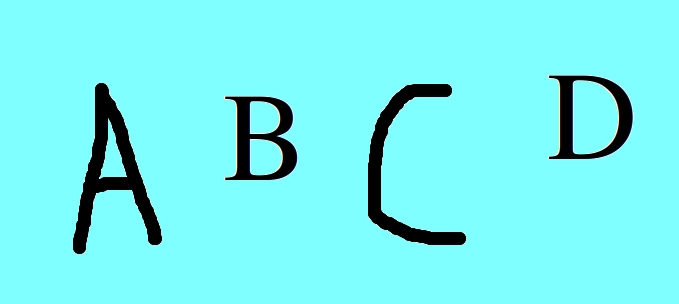
#> input picture abcd.png, 679 x 304 px, given in place of image copy 7.png, which was not available
$ jupyter execute --allow-errors Air_writing+recognition.ipynb   (text cells are left out)
#> lines starting #> are read from the running program, lines starting #| are printed output that depends on the picture; after the words box and inside, x2 and y2 are one past the last pixel; in counts of white or black regions, pixels touching at a corner belong together; pictures that were not available may be replaced by others from this repository, and a replacement may not be noted
[cell 1]
#Author : Navneet Kumar
#Co-Author: Ayush jain

[cell 2]
import cv2
import mediapipe as mp
import time
import numpy as np
import matplotlib.pyplot as plt

[cell 3]
import math
# [68 lines left out: functions closed_fingers, finger_close_dist, closed_fingers_v2, up_fingers, ispointing, not called in this run]

[cell 4]
class writer:
    # [25 lines left out: functions __init__, calibrate, on_canvas, not called in this run]

    def write(self,point):
        if(self.on_canvas(point)):
            self.points.append(point)
        # if len(self.points)>1:
            # cv2.line(self.img,self.points[-2],self.points[-1],(255,0,0),5)
    # [20 lines left out: functions writeV2, writeV3, not called in this run]

    def clear(self):
        self.points.clear()
    # [4 lines of commented-out code are left out]
    # [27 lines left out: functions draw, draw2, range_points, not called in this run]

[cell 5]
class Mypoint:
    # [4 lines left out: function __init__, not called in this run]

[cell 6]
# [4 lines left out: function Draw, not called in this run]

[cell 7]
#a 10 length numpy array
pointer_table=np.zeros(10,dtype=bool)

[cell 8]
import cv2
import threading

class VideoCaptureThreading:
    # [6 lines left out: function __init__, not called in this run]

    def set(self, var1, var2):
        self.cap.set(var1, var2)

    # [21 lines left out: functions start, update, read, not called in this run]

    def stop(self):
        self.started = False
        self.thread.join()

    def __exit__(self, exec_type, exc_value, traceback):
        self.cap.release()

[cell 9]
# load the model tensorflow\
from tensorflow.keras.models import load_model
#> (the rest of this cell did not finish here and is left out)

#> (a cell that did not finish here is left out)

[cell 11]
# [6 lines left out: function preprocess_image, not called in this run]

[cell 12]
import threading
import time
cap = cv2.VideoCapture(0)
# cap = VideoCaptureThreading(0)
# cap.start()

CALIZ=-0.0
THRES=0.03
DIR='uni1'
WRITETHRES=1000000
NUM_TRACK_FRAMES=5

mpHands = mp.solutions.hands
#> (the rest of this cell did not finish here and is left out)

#> (a cell that did not finish here is left out)

[cell 14]
# def preprocess_image(img):

#     #display the image
#     # plt.imshow(img.squeeze(), cmap='gray')
#     # plt.show()
#     img = cv2.resize(img, (28, 28))
#     img = cv2.cvtColor(img, cv2.COLOR_BGR2GRAY)

#     img = cv2.GaussianBlur(img, (5,5), 0)
#     # img = cv2.GaussianBlur(img, (3,3), 0)

#     img = img.reshape(1, 28, 28, 1)
#     # plt.imshow(img.squeeze(), cmap='gray')
#     # plt.show()
#     return img

# import matplotlib.pyplot as plt

# [23 lines left out: function preprocess_image, not called in this run]

[cell 15]
image_for_Segmentation = np.zeros((480, 640, 3), dtype=np.uint8)
# all writers draw on this image
#> (the rest of this cell did not finish here and is left out)

#> (a cell that did not finish here is left out)

[cell 17]
import matplotlib.pyplot as plt
# make images for points in each writer as separate images in subplots
# fig size 10,10
#> (the rest of this cell did not finish here and is left out)

[cell 18]
import numpy as np
import cv2
import matplotlib.pyplot as plt
# clear the segmented images folder
import os
import shutil
shutil.rmtree('segmented_images', ignore_errors=True)
os.makedirs('segmented_images')

# Load the image, convert it to grayscale, and blur it to remove noise
image = image_for_Segmentation

# negate the image
image = cv2.bitwise_not(image)
# show the image on plt

plt.imshow(cv2.cvtColor(image,cv2.COLOR_BGR2RGB))
plt.axis('off')
plt.show()
gray = cv2.cvtColor(image, cv2.COLOR_BGR2GRAY)

gray = cv2.GaussianBlur(gray, (7, 7), 0)

# Threshold the image
ret, thresh = cv2.threshold(gray, 200, 255, cv2.THRESH_BINARY_INV)

# Dilate the white portions
dilate = cv2.dilate(thresh, None, iterations=2)
# show the image on plt
plt.imshow(dilate, cmap='gray')

plt.show()
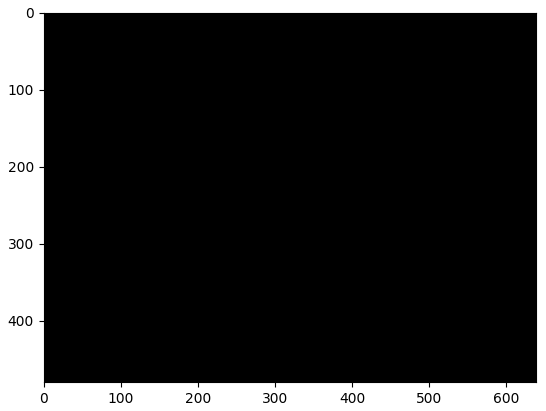
#> figure drawn by matplotlib, 1 panel


# Find contours in the image
contours, _ = cv2.findContours(dilate.copy(), cv2.RETR_EXTERNAL, cv2.CHAIN_APPROX_SIMPLE)

orig = image.copy()
i = 0

for cnt in contours:
    # Check the area of contour; if it is very small, ignore it
    if cv2.contourArea(cnt) <3000 or cv2.contourArea(cnt) > 0.9 * image.shape[0] * image.shape[1]:
        continue

    # Filtered contours are detected
    x, y, w, h = cv2.boundingRect(cnt)

    # Taking ROI of the contour
    roi = image[y-10:y+h+10, x-10:x+w+10]


    # Mark them on the image if you want
    cv2.rectangle(orig, (x, y), (x+w, y+h), (0, 255, 0), 2)

    # Save your contours or characters to segmented_images folder
    cv2.imwrite('segmented_images/' + str(i) + '.png', cv2.bitwise_not(roi))
    i += 1

# Convert the BGR image to RGB before displaying
orig_rgb = cv2.cvtColor(orig, cv2.COLOR_BGR2RGB)
num_contours = i
print("Number of contours detected: " + str(num_contours))
# Display the image with the detected contours using pyplot
plt.axis('off')
plt.imshow(orig_rgb)
plt.show()

[cell 19]
from tensorflow.keras.models import load_model
#> (the rest of this cell did not finish here and is left out)

[cell 20]
# [18 lines left out: function preprocess_image, not called in this run]

[cell 21]
folder_path = 'segmented_images/'

for imag in range(num_contours):
    img = cv2.imread(folder_path + str(imag) + '.png', cv2.IMREAD_GRAYSCALE)
    img = preprocess_image(img)
    pred = model.predict([img])
    print("Predicted: " + str(pred.argmax()))
    plt.imshow(img.reshape(28, 28), cmap='gray')
    plt.show()
    print("\n\n")

[cell 22]
import cv2
import numpy as np
import matplotlib.pyplot as plt
def detect_enclosed_areas(image_path):
    # Load the image in grayscale
#> called with image_path = 'images\\image copy 7.png'
    image = cv2.imread(image_path, cv2.IMREAD_GRAYSCALE)
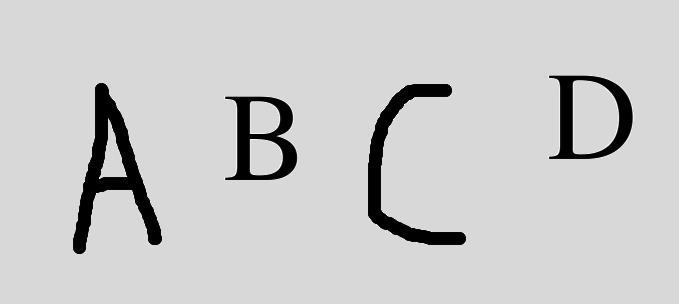
#> image: shape (304, 679); min 0, max 253, mean 202.3
    plt.axis('off')
    # Display the image with contours
    plt.imshow(image, cmap='gray')
    plt.show()
    if image is None:
        print("Image not found")
        return

    # Apply Gaussian blur to reduce noise
    blurred = cv2.GaussianBlur(image, (5, 5), 0)

    # Edge detection using Canny
    edges = cv2.Canny(blurred, 50, 150)
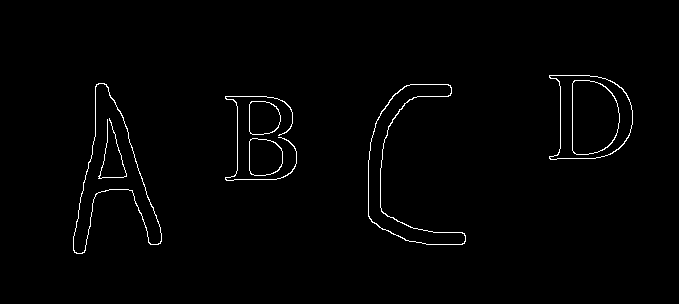
#> edges: shape (304, 679); 1.2% white in thin lines or dots, all inside (x1, y1, x2, y2) = (73, 75, 633, 254)

    # Find contours in the edged image
    contours, _ = cv2.findContours(edges, cv2.RETR_LIST, cv2.CHAIN_APPROX_SIMPLE)
#> contours = 14 contours, 1 with area under 20; largest, box (x1, y1, x2, y2) and area: (73, 83, 162, 254) 5372, (549, 75, 633, 160) 5356, (549, 75, 633, 160) 5314, (73, 83, 162, 254) 5313, (368, 84, 466, 245) 3503

    # Create an empty image to draw contours
    contour_image = np.zeros_like(image)

    # Draw all contours
    cv2.drawContours(contour_image, contours, -1, (255, 0, 0), 1)
    plt.axis('off')
    # Display the image with contours
    plt.imshow(contour_image, cmap='gray')
    plt.show()
